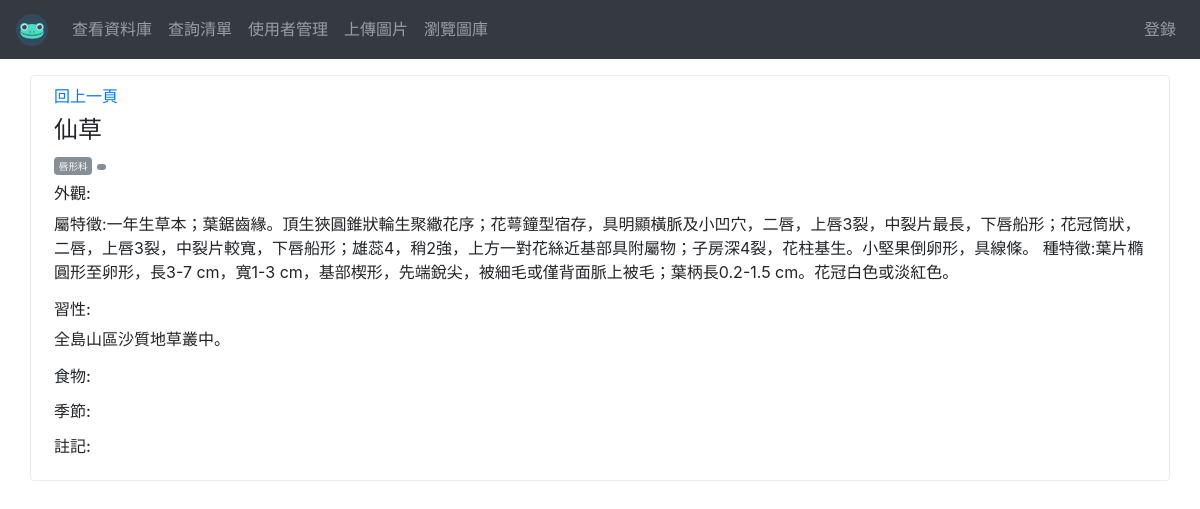
/Views/viewDetail.php?id=342 (signed in), run on the app's committed database.
### tables this page shows
CREATE TABLE `library` (
  `id` int(11) NOT NULL,
  `organismname` varchar(100) NOT NULL,
  `label` varchar(30) DEFAULT NULL,
  `family` varchar(30) DEFAULT NULL,
  `genus` varchar(30) DEFAULT NULL,
  `food` varchar(50) DEFAULT NULL,
  `season` varchar(20) DEFAULT NULL,
  `status` text,
  `habitat` text,
  `note` text,
  `createtime` datetime NOT NULL DEFAULT CURRENT_TIMESTAMP
);

### Modules/Function.php (called while the page is built, shortened)
<?php
    function getListID($id) {
        global $conn;
        $id = (int)$id;
        $sql = "SELECT * FROM `library` WHERE id = $id";
        return mysqli_query($conn, $sql);
    }
?>

### Views/viewDetail.php (the view, shortened to what this page needs)
<?php
include 'header.php';
require "../Modules/Function.php";
$id = (int) $_REQUEST['id'];
$result = getListID($id);
if ($rs = mysqli_fetch_assoc($result)) {
    $Organ = $rs['organismname'];
    $Family = $rs['family'];
    $Genus = $rs['genus'];
    $Food = $rs['food'];
    $Season = $rs['season'];
    $Status = $rs['status'];
    $Habitat = $rs['habitat'];
    $Note = $rs['note'];
} else {
    echo "Your id is wrong!!";
    exit(0);
}
?>
<div class="container mt-3">
<?php
echo '<div class="row mt-3">
        <div class="col-12">
            <div class="row border rounded mb-2 p-2">
            <!-- <div class="col-md-3 mb-2 mb-md-0">
                <img width="150px" class="border rounded img-fluid" src="https://sdl-stickershop.line.naver.jp/products/0/0/1//1035020/LINEStorePC/main.png" alt="photo in data">
            </div> -->
            <div class="col-md-12">
                <a href="../Views/SearchView.php">回上一頁</a>
                <h4 class="mt-2">', $Organ, '</h4>
                <span class="badge badge-secondary"><small>', $Family, '</small></span>
                <span class="badge badge-secondary"><small>', $Genus, '</small></span>
                <h6 class="mt-2">外觀:</h6>
                <p>', $Status, '</p>
                <h6>習性:</h6>
                <p>', $Habitat, '</p>
                <h6>食物:</h6>
                <p>', $Food, '</p>
                <h6>季節:</h6>
                <p>', $Season, '</p>
                <h6>註記:</h6>
                <p>', $Note, '</p>
            </div>
        </div>
    </div></div>';
?>
</div>
<?php
include 'footer.php';
?>

### data on the page
library: organismname "仙草", family "唇形科", status "屬特徵:一年生草本；葉鋸齒緣。頂生狹圓錐狀輪生聚繖花序；花萼鐘型宿存，具明顯橫脈及小凹穴，二唇，上唇3裂，中裂片最長，下唇船形；花冠筒狀，二唇，上唇3裂，中裂片較寬，下唇船形；雄蕊4，稍2強，上方一對花絲近基部具附屬物；子房深4裂，花柱基生。小堅果倒卵形，具線條。 種特徵:葉片橢圓形至卵形，長3-7 cm，寬1-3 cm，基部楔形，先端銳尖，被細毛或僅背面脈上被毛；葉柄長0.2-1.5 cm。花冠白色或淡紅色。", habitat "全島山區沙質地草叢中。"
